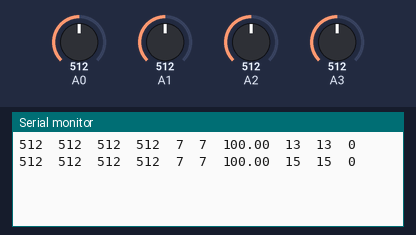
Simulated run of this sketch. Board: Arduino Uno, built with avr-gcc and run on an emulated ATmega328P. Parts: the last lines printed to the serial monitor. Inputs (shaded band) come from the test bench; at power-on: A0 = 512, A1 = 512, A2 = 512, A3 = 512.

Above: at 1.2 s.
1.3 s: A0 set to 716
At 2.5 s:
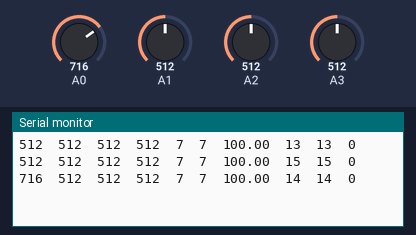
2.8 s: A1 set to 716
At 3.8 s:
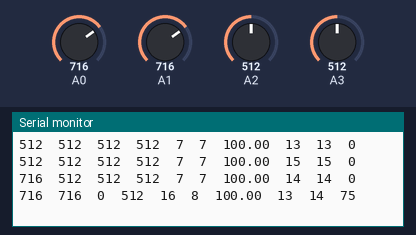
4.3 s: A2 set to 716
At 5.6 s:
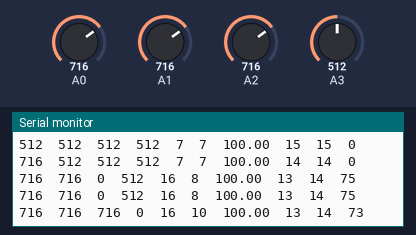
5.8 s: A3 set to 716
At 6.6 s:
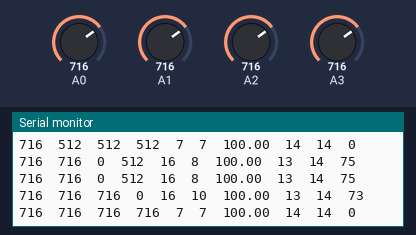
7.3 s: A0 set to 992
At 8.6 s:
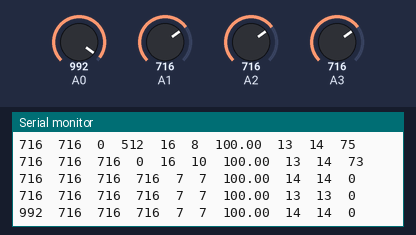
8.8 s: A1 set to 992
At 10.0 s:
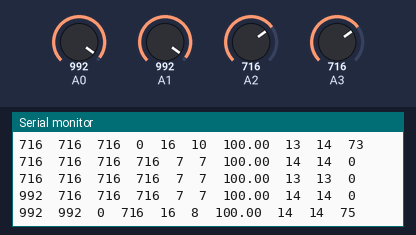
Timing chart, 0 to 11.3 s (numbered marks = the images above; inputs shaded):
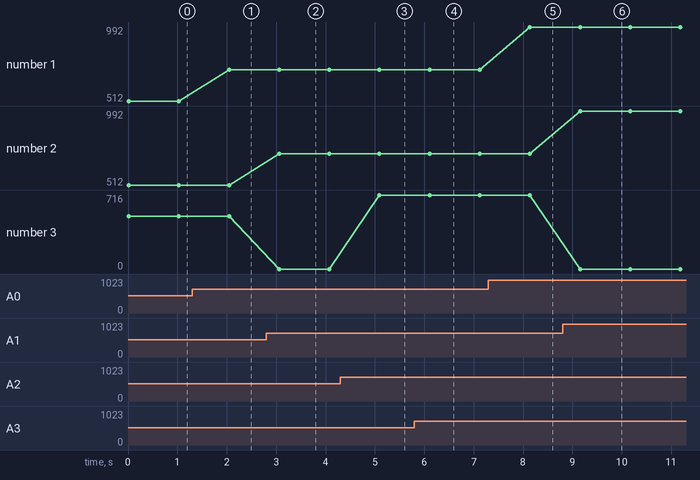

Measured:
- after the input at 1.3 s, the serial monitor: prints a new line after 0.75 s (image 1)
- after the input at 2.8 s, the serial monitor: prints a new line after 0.26 s (image 2)
- after the input at 4.3 s, the serial monitor: prints a new line after 0.79 s (image 3)
- after the input at 5.8 s, the serial monitor: prints a new line after 0.31 s (image 4)
- after the input at 7.3 s, the serial monitor: prints a new line after 0.84 s (image 5)
- after the input at 8.8 s, the serial monitor: prints a new line after 0.36 s (image 6)
- plotted number 1: 512 → 716 after the input at 1.3 s, 716 → 992 after the input at 7.3 s

The sketch:

cible.ino
```cpp
#define CENTRE 0  // Pate des photodiodes
#define AXE1 1
#define AXE2 2
#define AXE3 3

#define X_POS1 6.0    // Position des photodiodes
#define X_POS2 3.0
#define Y_POS1 6.0

#define SENSIBILITE 0.5 // sensibilité de la cible. 0 < SENSIBILITE < 1; Le plus haute le plus moins selectif
#define SEUIL 40.0     // define la valeur moyenne minimum pour determiner la pourcentage

#define SCORE_MINIMAL 00.0

void setup(void) {
  Serial.begin(115200);

}

void loop(void)
{

  unsigned long tinit = millis();
  unsigned long t1,t2;

  byte percent = 0;

  unsigned int photodiode[4] = {0, 0, 0, 0}; // declare le vecteur de ints qui auront les valeurs du analogread
  unsigned int ptd_insig;     // le numero de la photodiode moins fort
  float ptd_sum = 0;
  int x = 7, y = 7;
  byte indice_insig = 0;
  float xcm = -1, ycm = -1;

  float dist = 100.0; // retirer


  // ------ Obtention des valeurs -----
  for (byte i = 0; i < 4; i++) {
    for (byte j = 0; j < 32; j++)   // on fait la moyenne entre 32 echantillons
    {
      photodiode[i] += analogRead(i);  // On prends les valeurs du analogRead sur 1024 <-> (int plus rapide que float)
    }

    photodiode[i] /= 32;          // on fait la moyenne entre les 32 echantillons
    ptd_sum += photodiode[i];     // on somme tous les valeurs

  }

  t1 = millis()-tinit;

  if ( ptd_sum > SEUIL)   // premier check pour voir si le minimum est attendue
  {

    // ------ Check photodiode avec valeur plus faible -----

    ptd_insig = photodiode[0];

    for (byte i = 1; i <= 3; i++)
    {
      if ( ptd_insig > photodiode[i] )
      {
        ptd_insig = photodiode[i];
        indice_insig = i;
      }
      ptd_sum += photodiode[i];
    }

    // -------- Check tir ------ //
    if ( photodiode[indice_insig] < (int)(SENSIBILITE * ptd_sum / 4.0) )
    {

      // --------- Delete l'element insignificatif ----- //
      ptd_sum = ptd_sum - photodiode[indice_insig];
      photodiode[indice_insig] = 0;

      // --------- Determine les Xcm et Ycm ------------ //
      xcm = ( photodiode[1] * X_POS1 + X_POS2 * (photodiode[2] + photodiode[3]) ) / ( ptd_sum );
      ycm = ( Y_POS1 * (photodiode[2] + photodiode[3]) ) / ( ptd_sum );

      // --------- float = slow; on le transform en int pour faire les manips ------ //

      x = (int)((xcm * 10) + 0.5);
      y = (int)((ycm * 10) + 0.5);

      // --------- On trouve la distance du centre de masse à l'origine, et on trouve le score correspondant a cetter distance

      percent = (byte)map( sqrt( x * x + y * y ) , 68.0, 0, SCORE_MINIMAL, 100); // notez que sqrt(x2+y2) = distance

    }
  }

  t2 = millis()-tinit;

  Serial.print(photodiode[0]);
  Serial.print("\t");
  Serial.print(photodiode[1]);
  Serial.print("\t");
  Serial.print(photodiode[2]);
  Serial.print("\t");
  Serial.print(photodiode[3]);
  Serial.print("\t");
  Serial.print(x);
  Serial.print("\t");
  Serial.print(y);
  Serial.print("\t");
  Serial.print(dist);
  Serial.print("\t");
  Serial.print(t1);
  Serial.print("\t");
  Serial.print(t2);
  Serial.print("\t");
  Serial.println(percent);

  delay(1000);

}
```
